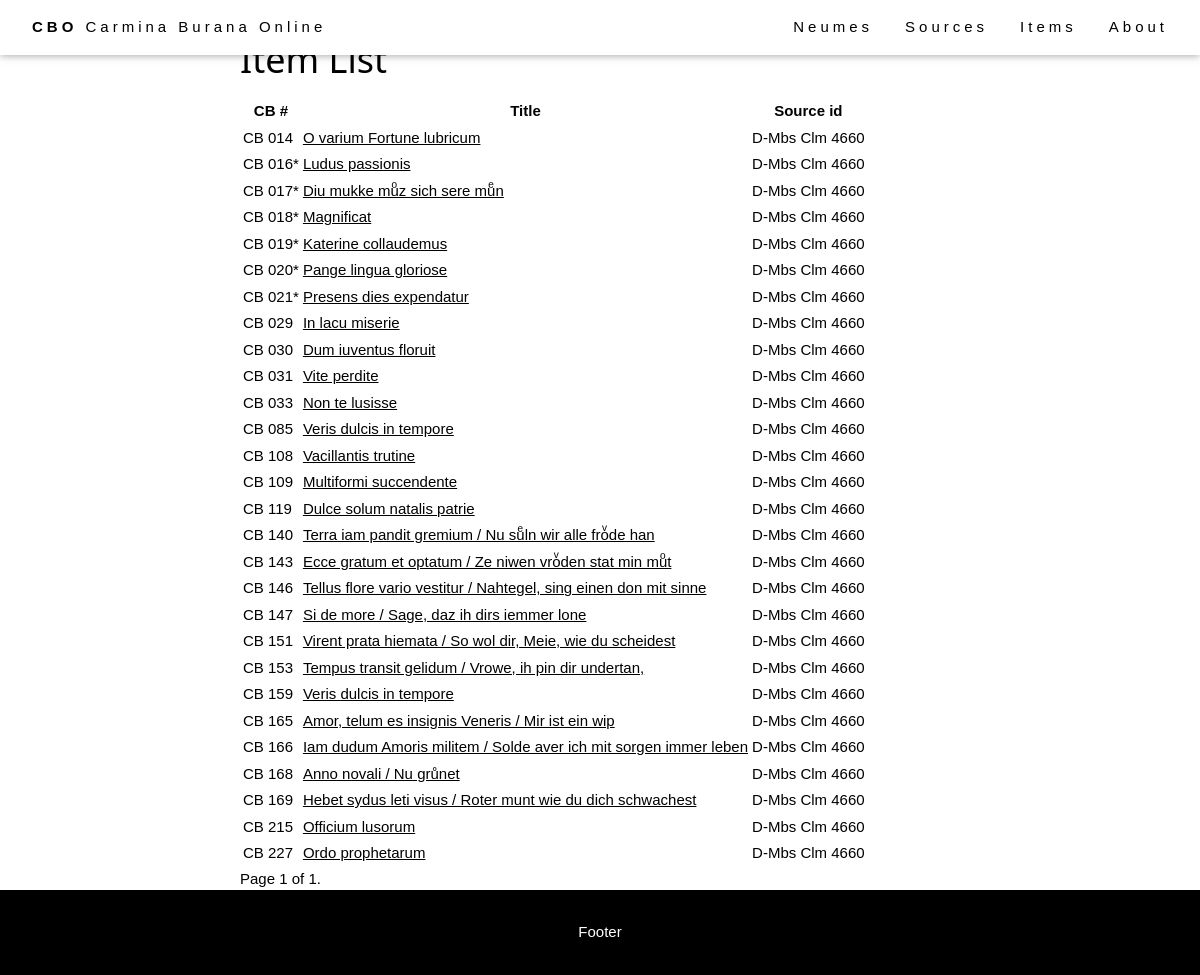
Before: /browse/items/ with the older database file.
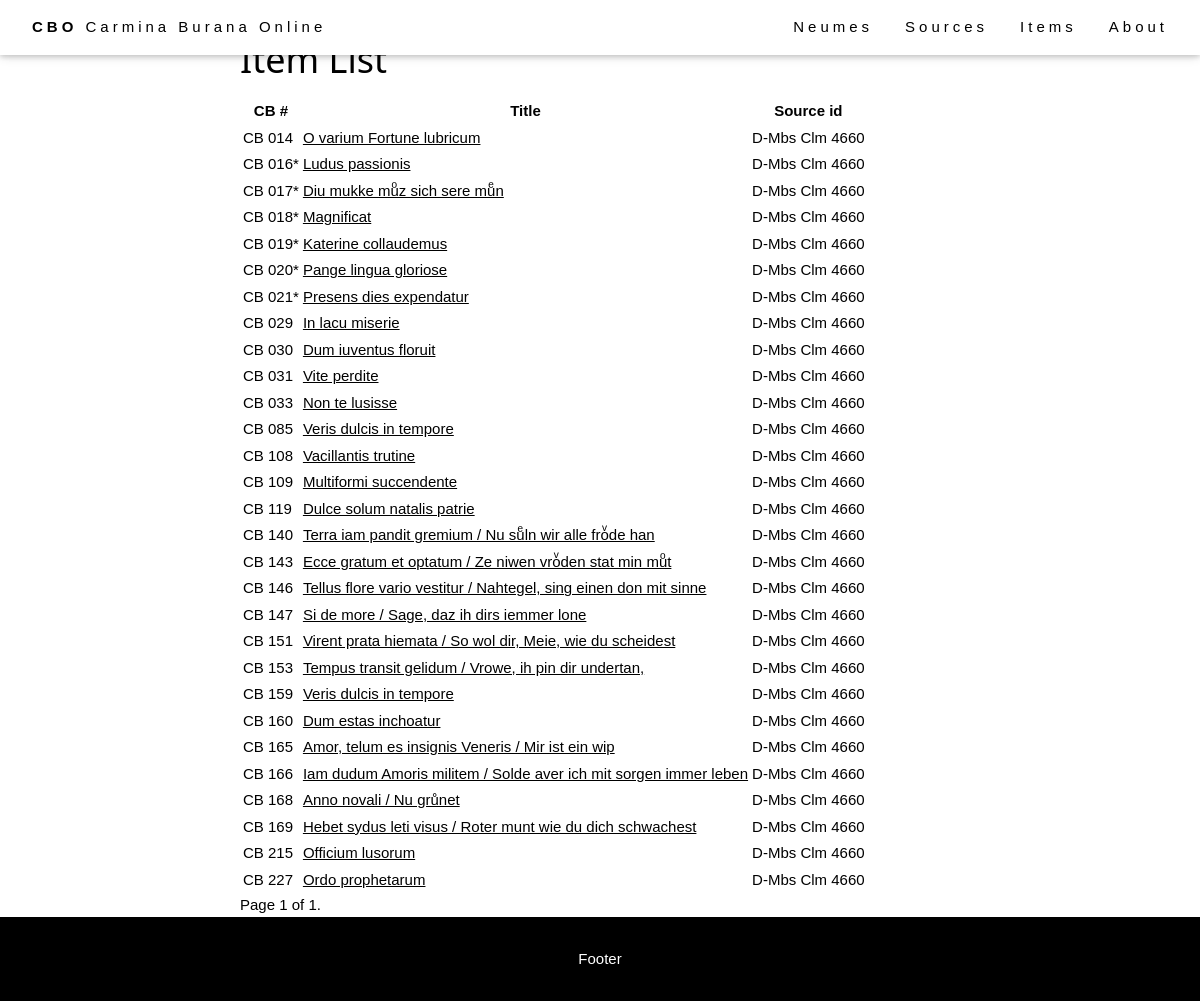
After: the same page with the newer database file.
### browse/models.py (models this page shows, shortened)
class Item(models.Model):
    abstract_item = models.ForeignKey(AbstractItem, on_delete=models.PROTECT, null=True)
    source = models.ForeignKey(Source, on_delete=models.RESTRICT, null=True)
    foliation_start = models.CharField(max_length=10, help_text="First folio occupied by the item in the source.")
    foliation_end = models.CharField(max_length=10, help_text="Last folio occupied by the item in the source.")
    title = models.CharField(max_length=200, help_text="Title of the item (incipit).")
    language = models.ManyToManyField(Language)
    tei_file = models.CharField(max_length=200, help_text="TEI Filename (without '.tei' extension).", null=True)
    class Meta:
        ordering = ['abstract_item__cb_id', 'title']
    def get_absolute_url(self):
        return reverse('item-detail', args=[str(self.pk)])

class AbstractItem(models.Model):
    cb_id = models.CharField(max_length=10, help_text="Number of the item.")
    theme = models.ManyToManyField(Theme)
    genre = models.ForeignKey(Genre, on_delete=models.SET_NULL, null=True)
    text_type = models.ManyToManyField(TextType, through="TextTypeSpecification")
    class Meta:
        ordering = ['cb_id']

class Source(models.Model):
    bib_id = models.CharField(max_length=128, unique=True, help_text="The source identifier.")
    nick_name = models.CharField(max_length=128, help_text="The source name.", blank=True)
    country = models.CharField(max_length=256, help_text="The source location (country).")
    location = models.CharField(max_length=256, help_text="The source location (institution).")
    century = models.CharField(max_length=256, help_text="The source century.", blank=True)
    notation = models.CharField(max_length=256, help_text="The source notation type (for musical notation only).", blank=True)
    url = models.CharField(max_length=512, help_text="External url to access the source images.", blank=True)
    concordances = models.TextField(help_text="Concordances with the Codex Buranus.", blank=True)
    notes = models.TextField(help_text="Additional notes on the source.", blank=True)
    class Meta:
        ordering = ['country', 'location', 'bib_id']

### browse/views.py (the view)
# urls.py: path('items/', views.ItemListView.as_view(), name='items'),
class ItemListView(generic.ListView):
    model = Item
    context_object_name = 'item_list'
    template_name = 'item_list.html'
    paginate_by = 30

### templates/item_list.html (shortened to what this page needs)
{% extends "base_generic.html" %}
{% block content %}
<div class="flex-column" style="flex: 20%">
</div>
<div style="flex: 80%">
  <h1>Item List</h1>
  <table>
    <tr>
      <th>CB #</th>
      <th>Title</th>
      <th>Source id</th>
    </tr>
    {% for item in item_list %}
    <tr>
      <td>CB {{ item.abstract_item.cb_id }}</td>
      <td><a href="{{ item.get_absolute_url }}">{{ item.title }}</a></td>
      <td>{{ item.source.bib_id }}</td>
    </tr>
    {% endfor %}
  </table>
  <div class="pagination">
    <span class="step-links">
      <span class="current">
        Page {{ page_obj.number }} of {{ page_obj.paginator.num_pages }}.
      </span>
    </span>
  </div>
</div>
{% endblock %}

### templates/base_generic.html (shortened to what this page needs)
<!DOCTYPE html>
<html lang="en">
<head>
  {% block head %}
  {% load static %}
  <link rel="stylesheet" href="{% static 'css/style.css' %}"/>
  <link rel="stylesheet" href="{% static 'css/layout-generic.css' %}"/>
  {% endblock %}
</head>
<body>
<div class="page-container">
  {% block navbar %}
  <div class="cbo-top">
    <div class="cbo-bar cbo-white cbo-wide cbo-padding cbo-card">
      <a href="{% url 'index' %}" class="cbo-bar-item cbo-button"><b>CBO</b> Carmina Burana Online</a>
      <div class="cbo-right cbo-hide-small">
        <a href="{% url 'neumes' %}" class="cbo-bar-item cbo-button">Neumes</a>
        <a href="{% url 'sources' %}" class="cbo-bar-item cbo-button">Sources</a>
        <a href="{% url 'items' %}" class="cbo-bar-item cbo-button">Items</a>
        <a href="{% url 'about_index' %}" class="cbo-bar-item cbo-button">About</a>
      </div>
    </div>
  </div>
  {% endblock %}
  {% block header %}
  <header class="cbo-display-container cbo-content cbo-wide" style="max-width:1500px;" id="home">
    {% load static %}
  </header>
  {% endblock %}
  <main style="display: flex; flex: 1;">
    {% block content %}
    {% endblock %}
  </main>
  {% block footer %}
  <footer class="cbo-center cbo-black cbo-padding-16">
    <p>Footer</p>
  </footer>
  {% endblock %}
</div>
</body>
</html>

### staticfiles/css/style.css (style rules this page uses)
html { -ms-text-size-adjust:100%;-webkit-text-size-adjust:100% }
body { margin:0 }
article,aside,details,figcaption,figure,footer,header,main,menu,nav,section { display:block }
a { background-color:transparent }
b,strong { font-weight:bolder }
html,body { font-family:Verdana,sans-serif;font-size:15px;line-height:1.5 }
html { overflow-x:hidden }
h1 { font-size:36px }
h1,h2,h3,h4,h5,h6 { font-family:"Segoe UI",Arial,sans-serif;font-weight:400;margin:10px 0 }
.cbo-wide { letter-spacing:4px }
a { color:inherit }
.cbo-btn,.cbo-button { border:none;display:inline-block;padding:8px 16px;vertical-align:middle;overflow:hidden;text-decoration:none;color:inherit;background-color:inherit;text-align:center;cursor:pointer;white-space:nowrap }
.cbo-btn,.cbo-button { -webkit-touch-callout:none;-webkit-user-select:none;-khtml-user-select:none;-moz-user-select:none;-ms-user-select:none;user-select:none }
.cbo-tooltip,.cbo-display-container { position:relative }
.cbo-bar { width:100%;overflow:hidden }
.cbo-bar .cbo-bar-item { padding:8px 16px;float:left;width:auto;border:none;display:block;outline:0 }
.cbo-bar .cbo-button { white-space:normal }
.cbo-container:after,.cbo-container:before,.cbo-panel:after,.cbo-panel:before,.cbo-row:after,.cbo-row:before,.cbo-row-padding:after,.cbo-row-padding:before, .cbo-cell-row:before,.cbo-cell-row:after,.cbo-clear:after,.cbo-clear:before,.cbo-bar:before,.cbo-bar:after { content:"";display:table;clear:both }
.cbo-content,.cbo-auto { margin-left:auto;margin-right:auto }
.cbo-content { max-width:980px }
.cbo-top,.cbo-bottom { position:fixed;width:100%;z-index:1 }
.cbo-top { top:0 }
.cbo-card,.cbo-card-2 { box-shadow:0 2px 5px 0 rgba(0,0,0,0.16),0 2px 10px 0 rgba(0,0,0,0.12) }
.cbo-center { text-align:center!important }
.cbo-padding { padding:8px 16px!important }
.cbo-padding-16 { padding-top:16px!important;padding-bottom:16px!important }
.cbo-right { float:right!important }
.cbo-white,.cbo-hover-white:hover { color:#000!important;background-color:#fff!important }
.cbo-black,.cbo-hover-black:hover { color:#fff!important;background-color:#000!important }

### staticfiles/css/layout-generic.css (style rules this page uses)
.page-container { display: flex; flex-direction: column; min-height: 100vh; }
.flex-column { display: flex; flex-direction: column; }
.cbo-button { transition: 0.3s; }
.cbo-bar { box-sizing: border-box; }

Changed rows visible on the page:
added Item: abstract_item.cb_id "160", title "Dum estas inchoatur", source.bib_id "D-Mbs Clm 4660"
